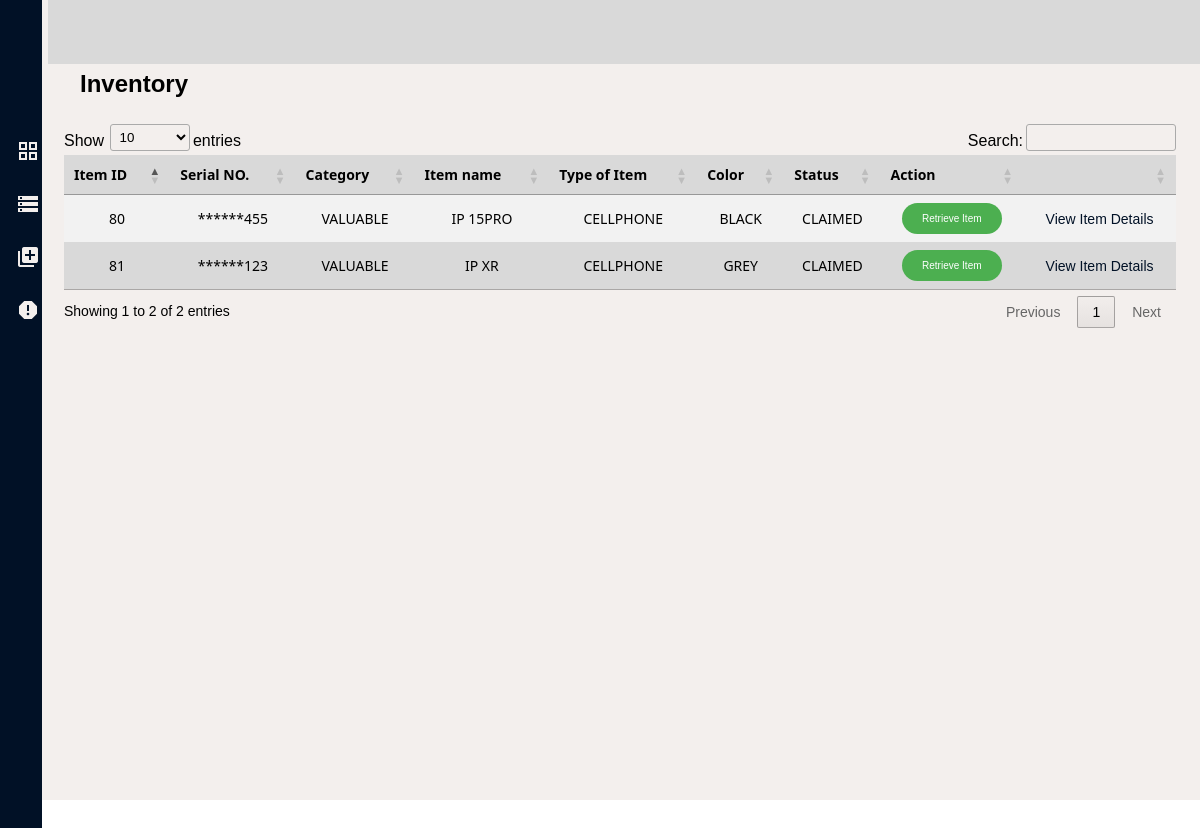
The page /student/UInventory.php on the database its author committed.
### tables this page shows
CREATE TABLE `register` (
  `id` int(11) NOT NULL,
  `serial` varchar(200) NOT NULL,
  `fullname` varchar(255) NOT NULL,
  `studentnum` varchar(255) NOT NULL,
  `course` varchar(255) NOT NULL,
  `itemtype` varchar(100) NOT NULL,
  `itemname` varchar(100) NOT NULL,
  `category` varchar(100) NOT NULL,
  `color` varchar(100) NOT NULL,
  `registerdate` date NOT NULL,
  `lostdate` date NOT NULL,
  `founddate` date NOT NULL,
  `status` varchar(100) NOT NULL,
  `email` varchar(100) NOT NULL,
  `image` varchar(500) NOT NULL,
  `claimdate` date DEFAULT NULL
);

### student/UInventory.php (the view, shortened to what this page needs)
<?php
    include ('../configuration/config.php');
    $sql = "SELECT * FROM register ORDER BY id ASC";
    $result = $conn->query($sql);
?>
<!DOCTYPE html>
<html lang="en">
<head>
    <link rel="stylesheet" href="../styles/invent.css">
    <link rel="stylesheet" type="text/css" href="https://cdn.datatables.net/1.11.5/css/jquery.dataTables.css">
</head>
<body>
    <div class="container">
    <div class="header">
        </div>
        <h2 class="title">Inventory</h2>
        <table class="items" id="table">
            <thead>
                <tr>
                    <th>Item ID</th>
                    <th>Serial NO.</th>
                    <th>Category</th>
                    <th>Item name</th>
                    <th>Type of Item</th>
                    <th>Color</th>
                    <th>Status</th>
                    <th>Action</th>
                    <th></th>
                </tr>
            </thead>
            <tbody>
            <?php
                    if ($result->num_rows > 0){
                        while ($row = $result->fetch_assoc()){
                            $statusClass = ($row['status'] == 'LOST') ? 'status-lost' : (($row['status'] == 'FOUND') ? 'status-found' : '');
                            $firstPart = str_repeat('*', strlen($row['serial']) - 3);
                            $lastThreeDigits = substr($row['serial'], -3);
                            echo '<tr>';
                            echo '<td>' . $row['id'] . '</td>';
                            echo '<td>' . $firstPart . $lastThreeDigits . '</td>';
                            echo '<td>' . $row['category'] . '</td>';
                            echo '<td>' . $row['itemname'] . '</td>';
                            echo '<td>' . $row['itemtype'] . '</td>';
                            echo '<td>' . $row['color'] . '</td>';
                            echo '<td class="' . $statusClass . '">' . $row['status'] . '</td>';
                            echo '<td><a class="retrieve" href="Uretrieve.php?id=' . $row['id'] . '">Retrieve Item</a></td>';
                            echo '<td><a class="details" href="Udetails.php?id=' . $row['id'] . '">View Item Details</a></td>';
                            echo '</tr>';
                        }
                    }
                ?>
            </tbody>
        </table>
        <ul class="nav">
        <li>
            <a href="../admin/user.php"><i class="material-icons grid_view">grid_view</i></a>
        </li>
        <li>
        <a href="UInventory.php"><i class="material-icons grid_view">storage</i></a>
        </li>
        <li>
            <a href="Uregister.php"><i class="material-icons grid_view">library_add</i></a>
        </li>
        <li>
            <a href="Ureport.php"><i class="material-icons grid_view">report</i></a>
        </li>
        </ul>
        </div>
</body>
</html>

### styles/invent.css (style rules this page uses)
* { margin: 0; padding: 0; font-family: 'Poppins',sans-serif; box-sizing: border-box; }
.container { width: 100%; height: 100vh; background: #F3EFED; }
.header { position: relative; top:0; left:4%; background: #D9D9D9; max-width: 100%; width: 96%; height: 8%; border: 0px 0px 10px 0px #808080; }
ul.nav { position: absolute; top: 50%; left: 0; width: 7%; height: 112%; max-width: 16%; background:#011126; transform: translate(-50%,-50%); padding: 20px 20px 0px; }
ul.nav li { position: relative; left: 8px; top: 180px; display: block; font-size: 20px; padding: 16px 30px; font-family: Verdana, Geneva, Tahoma, sans-serif; font-size: 18px; font-weight: 400; }
ul.nav li a { text-decoration: none; color: #F3EFED; margin: 30px; }
ul.nav li i { color: #F3EFED; display: block; position: absolute; top: 0; left: 30px; }
.title { position: absolute; top: 70px; left: 80px; }
.items { width: 95%; border-collapse: collapse; margin-left: 60px; margin-top: 70px; }
.items thead { background-color: #D9D9D9; color: #000; }
.items th { padding: 10px; margin: 2px; font-family: 'Segoe UI', Tahoma, Geneva, Verdana, sans-serif; font-weight: 100; font-size: 14px; }
.items tbody { background-color: #f2f2f2; }
.items td { padding: 10px; text-align: center; font-family: 'Segoe UI', Tahoma, Geneva, Verdana, sans-serif; font-size: 14px; font-weight: 400; }
.items tbody tr:nth-child(even) { background-color: #D9D9D9; }
a.retrieve { display: inline-block; padding: 10px 20px; text-decoration: none; background-color: #4CAF50; color: white; border-radius: 16px; transition: background-color 0.3s; font-size: 10px; font-weight: 400; }
a.details { text-decoration: none; color: #011126; font-size: 14px; font-weight: 500; font-family: 'Trebuchet MS', 'Lucida Sans Unicode', 'Lucida Grande', 'Lucida Sans', Arial, sans-serif; }

### rows shown on the page
register: id "80", serial "******", serial "455", category "VALUABLE", itemname "IP 15PRO", itemtype "CELLPHONE", color "BLACK", status "CLAIMED"
register: id "81", serial "******", serial "123", category "VALUABLE", itemname "IP XR", itemtype "CELLPHONE", color "GREY", status "CLAIMED"
